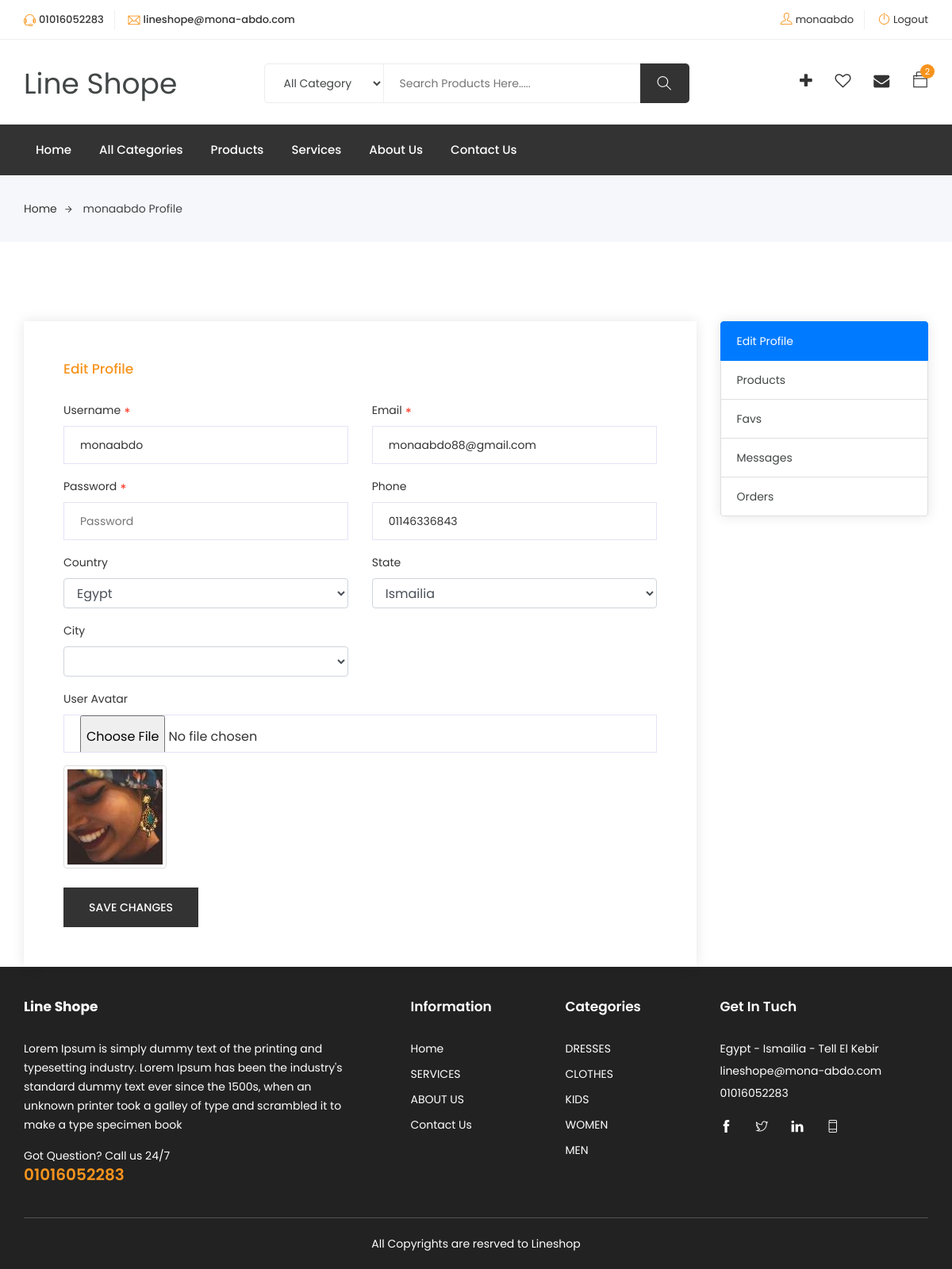
The app's page /profile.php (signed in) with its own data.
### tables this page shows
CREATE TABLE `settings` (
  `id` tinyint(4) NOT NULL,
  `site_name` varchar(50) NOT NULL,
  `site_email` varchar(150) NOT NULL,
  `site_phone` varchar(50) NOT NULL,
  `site_link` varchar(255) NOT NULL,
  `site_status` tinyint(1) NOT NULL DEFAULT 1,
  `site_tags` varchar(255) NOT NULL,
  `site_desc` tinytext NOT NULL,
  `site_text_close` tinytext NOT NULL,
  `site_copyrights` tinytext NOT NULL,
  `site_summery` varchar(255) NOT NULL,
  `fb_url` varchar(255) NOT NULL,
  `tw_url` varchar(255) NOT NULL,
  `ln_url` varchar(255) NOT NULL,
  `wh_url` varchar(255) NOT NULL,
  `site_address` varchar(255) NOT NULL,
  `site_logo` varchar(150) NOT NULL,
  `slider_background` varchar(255) NOT NULL,
  `userid` tinyint(4) NOT NULL DEFAULT 1
);

CREATE TABLE `pages` (
  `id` tinyint(4) NOT NULL,
  `title` varchar(255) NOT NULL,
  `content` mediumtext NOT NULL,
  `status` tinyint(1) NOT NULL DEFAULT 1,
  `user_id` int(11) NOT NULL,
  `created_at` datetime NOT NULL,
  `updated_at` datetime NOT NULL
);

CREATE TABLE `users` (
  `id` smallint(5) UNSIGNED NOT NULL,
  `username` varchar(100) NOT NULL,
  `email` varchar(150) NOT NULL,
  `password` varchar(150) NOT NULL,
  `phone` varchar(14) NOT NULL,
  `role_id` tinyint(4) NOT NULL DEFAULT 2,
  `status` tinyint(1) NOT NULL DEFAULT 0,
  `trust_user` tinyint(1) NOT NULL DEFAULT 0,
  `country_id` smallint(6) DEFAULT NULL,
  `state_id` smallint(6) DEFAULT NULL,
  `city_id` smallint(6) DEFAULT NULL,
  `avatar` varchar(255) NOT NULL DEFAULT 'no-image.png',
  `exp_date` varchar(250) NOT NULL,
  `reset_link_token` varchar(255) NOT NULL,
  `created_at` datetime NOT NULL DEFAULT current_timestamp(),
  `updated_at` datetime NOT NULL DEFAULT current_timestamp()
);

CREATE TABLE `states` (
  `id` mediumint(8) UNSIGNED NOT NULL,
  `name` varchar(255) NOT NULL,
  `country_id` mediumint(8) UNSIGNED NOT NULL,
  `country_code` char(2) NOT NULL,
  `fips_code` varchar(255) DEFAULT NULL,
  `iso2` varchar(255) DEFAULT NULL,
  `type` varchar(191) DEFAULT NULL,
  `latitude` decimal(10,8) DEFAULT NULL,
  `longitude` decimal(11,8) DEFAULT NULL,
  `created_at` timestamp NULL DEFAULT NULL,
  `updated_at` timestamp NOT NULL DEFAULT current_timestamp() ON UPDATE current_timestamp(),
  `flag` tinyint(1) NOT NULL DEFAULT 1,
  `wikiDataId` varchar(255) DEFAULT NULL COMMENT 'Rapid API GeoDB Cities'
);

CREATE TABLE `categories` (
  `id` tinyint(4) NOT NULL,
  `name` varchar(50) NOT NULL,
  `description` varchar(255) DEFAULT NULL,
  `parent_id` tinyint(4) NOT NULL DEFAULT 0,
  `user_id` tinyint(4) NOT NULL,
  `status` tinyint(1) NOT NULL DEFAULT 0,
  `image` varchar(50) DEFAULT NULL,
  `created_at` datetime NOT NULL DEFAULT current_timestamp(),
  `updated_at` datetime NOT NULL DEFAULT current_timestamp()
);

### profile.php (the view, shortened to what the rows shown need)
<?php
include "init.php";
include $tpl."header.php";
$user_id = $_SESSION['user_id'];
if(isset($user_id)){
	include "includes/functions/users.php";
	$user = get_row_data('users','id',$user_id);
?>
	<div class="breadcrumbs">
		<div class="container">
			<div class="row">
				<div class="col-12">
					<div class="bread-inner">
						<ul class="bread-list">
							<li><a href="index.php">Home<i class="ti-arrow-right"></i></a></li>
							<li class="active"><?=$user['username']?> Profile</li>
						</ul>
					</div>
				</div>
			</div>
		</div>
	</div>
	<section id="contact-us" class="contact-us section" style="padding-bottom:0">
		<div class="container">
				<div class="contact-head">
					<div class="row">
						<div class="col-lg-9 col-12">
							<div class="form-main">
								<div class="title">
									<h4>Edit Profile</h4>
								</div>
								<form class="form" action="<?=$_SERVER['PHP_SELF']?>"  method="POST" enctype="multipart/form-data">
									<div class="row">
										<div class="col-lg-6 col-12">
											<div class="form-group">
												<label>Username<span>*</span></label>
												<input name="username" type="text" value="<?=$user['username']?>">
											</div>
										</div>
										<div class="col-lg-6 col-12">
											<div class="form-group">
												<label>Email<span>*</span></label>
												<input name="email" type="email" value="<?=$user['email']?>">
											</div>
										</div>
										<div class="col-lg-6 col-12">
											<div class="form-group">
												<label>Password<span>*</span></label>
												<input name="password" type="password" placeholder="Password">
											</div>
										</div>
										<div class="col-lg-6 col-12">
											<div class="form-group">
												<label>Phone</label>
												<input name="phone" type="text" value="<?=$user['phone']?>">
											</div>
										</div>
										<div class="col-lg-6 col-12">
											<div class="form-group">
												<label>Country</label>
												<select class="form-control" name="country_id" id="country-dropdown">
													<?php
													$countries = get_rows('countries');
													foreach($countries as $country):
														($country['id'] == $user['country_id'])? $selected = 'selected': $selected = '';
														echo '<option value='.$country['id'].' '.$selected.'>'.$country['name'].'</option>';
													endforeach;
													?>
												</select>
											</div>
										</div>
										<div class="col-lg-6 col-12">
											<div class="form-group">
										    	<label>State</label>
												<select name="state_id" class="form-control" id="state-dropdown">
													<option value="<?=$user['state_id']?>"><?=get_item('name','states','id',$user['state_id'])?></option>
												</select>
											</div>
										</div>
										<div class="col-lg-6 col-12">
											<div class="form-group">
											<label>City</label>
												<select name="city_id" class="form-control" id="city-dropdown">
												<option value="<?=$user['city_id']?>"><?=get_item('name','cities','id',$user['city_id'])?></option>
												</select>
											</div>
										</div>
										<div class="col-lg-12 col-12">
											<div class="form-group">
                                        		<label>User Avatar</label>
                                        		<input type="file" class="form-control" name="avatar" onchange="readURL(this);" class="form-control" />
                                        </div>
										</div>
										<div class="col-md-6 col-md-offset-3">
											<img id="preview" src="assets/uploads/users/<?=$user['avatar']?>" class="img-thumbnail img-responsive" />
											<br/><br>
										</div>
										<div class="col-12">
											<div class="form-group button">
												<button type="submit" class="btn" name="edit_user" value="save_changes">Save Changes</button>
											</div>
										</div>
									</div>
								</form>
							</div>
						</div>
						<div class="col-lg-3 col-12">
							<div class="single-head profile-list">
								<div class="single-info">
									<ul class="list-group">
										<li class="list-group-item active"><a href="profile.php">Edit Profile</a></li>
										<li class="list-group-item"><a href="myProducts.php">Products</a></li>
										<li class="list-group-item"><a href="favs.php">Favs</a></li>
										<li class="list-group-item"><a href="messages.php">Messages</a></li>
										<li class="list-group-item"><a href="orders.php">Orders</a></li>
									</ul>
								</div>
							</div>
						</div>
					</div>
				</div>
			</div>
	</section>
<?php
    include $tpl."footer.php";
}else{
    redirectPage('index.php',1);
}
?>

### includes/templates/header.php (shortened to what the rows shown need)
<?php
include "includes/functions/functions.php";
?>
<!DOCTYPE html>
<html lang="zxx">
<head>
	<link rel="stylesheet" href="<?=$css_front?>bootstrap.css">
    <link rel="stylesheet" href="<?=$css_front?>magnific-popup.min.css">
    <link rel="stylesheet" href="<?=$css_front?>font-awesome.css">
	<link rel="stylesheet" href="<?=$css_front?>jquery.fancybox.min.css">
    <link rel="stylesheet" href="<?=$css_front?>themify-icons.css">
    <link rel="stylesheet" href="<?=$css_front?>niceselect.css">
    <link rel="stylesheet" href="<?=$css_front?>animate.css">
	<link rel="stylesheet" href="<?=$css_front?>flex-slider.min.css">
	<link rel="stylesheet" href="<?=$css_front?>jquery.exzoom.css"/>
    <link rel="stylesheet" href="<?=$css_front?>owl-carousel.css">
    <link rel="stylesheet" href="<?=$css_front?>slicknav.min.css">
	<link rel="stylesheet" href="https://cdn.datatables.net/1.11.3/css/jquery.dataTables.min.css">
    <link rel="stylesheet" href="https://unpkg.com/dropzone@5/dist/min/dropzone.min.css" type="text/css" />
	<link rel="stylesheet" href="<?=$css_front?>reset.css">
	<link rel="stylesheet" href="<?=$css_front?>style.css">
    <link rel="stylesheet" href="<?=$css_front?>responsive.css">
	<link rel="stylesheet" href="<?=$css_front?>myStyle.css">
	<?php
		$site_status = get_item('site_status','settings','id',1);
	?>
</head>
<body class="js">
	<header class="header shop">
		<div class="topbar">
			<div class="container">
				<div class="row">
					<div class="col-lg-5 col-md-12 col-12">
						<div class="top-left">
							<ul class="list-main">
								<li><i class="ti-headphone-alt"></i><?=get_item('site_phone','settings','id',1)?></li>
								<li><i class="ti-email"></i><?=get_item('site_email','settings','id',1)?></li>
							</ul>
						</div>
					</div>
				</div>
			</div>
		</div>
		<div class="middle-inner">
			<div class="container">
				<div class="row">
					<div class="col-lg-2 col-md-2 col-12">
						<div class="logo">
							<a href="index.php" class="navbar-brand site_name"><?=get_item('site_name','settings','id',1)?></a>
						</div>
					</div>
									<?php
									foreach(get_all_rows_data('categories','status',1) as $cat){
										echo '<option value="'.$cat['id'].'">'.$cat['name'].'</option>';
									}
									?>
				</div>
			</div>
		</div>
		<div class="header-inner">
			<div class="container">
				<div class="cat-nav-head">
					<div class="row">
						<div class="col-lg-<?=(isActive('index.php',1) == 'active' || isActive('',1) == 'active')? '9' : '12'?> col-12">
							<div class="menu-area">
								<nav class="navbar navbar-expand-lg">
									<div class="navbar-collapse">
										<div class="nav-inner">
											<ul class="nav main-menu menu navbar-nav">
													<?php
														$pages = get_all_rows_data('pages','status',1,3);
														foreach($pages as $page){
															(isset($_GET['page_id']) && $_GET['page_id'] == $page['id'])? $class='active' : $class = '';
															echo '<li class="'.$class.'"><a href="page.php?page_id='.$page['id'].'">'.$page['title'].'</a></li>';
														}
													?>
												</ul>
										</div>
									</div>
								</nav>
							</div>
						</div>
					</div>
				</div>
			</div>
		</div>
	</header>

### includes/templates/footer.php (shortened to what the rows shown need)
<footer class="footer">
		<div class="footer-top section">
			<div class="container">
				<div class="row">
					<div class="col-lg-5 col-md-6 col-12">
						<div class="single-footer about">
							<div class="logo">
								<h4><a href="index.php" style="color:#fff;font-size:17px;font-weight:bold"><?=get_item('site_name','settings','id',1)?></a></h4>
							</div>
							<p class="text"><?=get_item('site_summery','settings','id',1);?></p>
							<p class="call">Got Question? Call us 24/7<span><a href="<?=get_item('wh_url','settings','id',1)?>"><?=get_item('site_phone','settings','id',1)?></a></span></p>
						</div>
					</div>
					<div class="col-lg-2 col-md-6 col-12">
						<div class="single-footer links">
							<h4>Information</h4>
							<ul>
								<li><a href="index.php">Home</a></li>
								<?php
									$pages = get_all_rows_data('pages','status',1,3);
									foreach($pages as $page){
										echo '<li><a href="page.php?id='.$page['id'].'">'.strtoupper($page['title']).'</a></li>';
									}
								?>
								<li><a href="contact.php">Contact Us</a></li>
							</ul>
						</div>
					</div>
					<div class="col-lg-2 col-md-6 col-12">
						<div class="single-footer links">
							<h4>Categories</h4>
							<ul>
							<?php
								$cats = get_all_rows_data('categories','status',1,5);
								foreach($cats as $cat){
									echo '<li><a href="category.php?category_id='.$cat['id'].'">'.strtoupper($cat['name']).'</a></li>';
								}
							?>
							</ul>
						</div>
					</div>
					<div class="col-lg-3 col-md-6 col-12">
						<div class="single-footer social">
							<h4>Get In Tuch</h4>
							<div class="contact">
								<ul>
									<li><?=get_item('site_address','settings','id',1)?></li>
									<li><?=get_item('site_email','settings','id',1)?></li>
									<li><?=get_item('site_phone','settings','id',1)?></li>
								</ul>
							</div>
							<ul>
								<li><a href="<?=get_item('fb_url','settings','id',1)?>"><i class="ti-facebook"></i></a></li>
								<li><a href="<?=get_item('tw_url','settings','id',1)?>"><i class="ti-twitter"></i></a></li>
								<li><a href="<?=get_item('ln_url','settings','id',1)?>"><i class="ti-linkedin"></i></a></li>
								<li><a href="<?=get_item('wh_url','settings','id',1)?>"><i class="ti-mobile"></i></a></li>
							</ul>
						</div>
					</div>
				</div>
			</div>
		</div>
		<div class="copyright">
			<div class="container">
				<div class="inner">
					<div class="row">
						<div class="col-lg-12 col-12">
							<div>
								<p class="text-center">	<?=get_item('site_copyrights','settings','id',1);?></p>
							</div>
						</div>
					</div>
				</div>
			</div>
		</div>
	</footer>
</body>
</html>

### records on screen
settings: get_item('site_phone','settings','id',1) "01016052283", site_email "lineshope@mona-abdo.com", site_name "Line Shope", site_summery "Lorem Ipsum is simply dummy text of the printing and typesetting industry. Lorem Ipsum has been the industry's standard dummy text ever since the 1500s, when an unknown printer took a galley of type and scrambled it to make a type specimen book", site_phone "01016052283", site_address "Egypt - Ismailia - Tell El Kebir", site_copyrights "All Copyrights are resrved to Lineshop"
pages: title "Services", title "SERVICES"
pages: title "About Us", title "ABOUT US"
users: username "monaabdo", email "monaabdo88@gmail.com", phone "01146336843", state_id "Ismailia", avatar (picture)
categories: name "DRESSES"
categories: name "CLOTHES"
categories: name "KIDS"
categories: name "WOMEN"
categories: name "MEN"

### other values on screen
$_SESSION['username'] "monaabdo"
form field country_id "Egypt"
